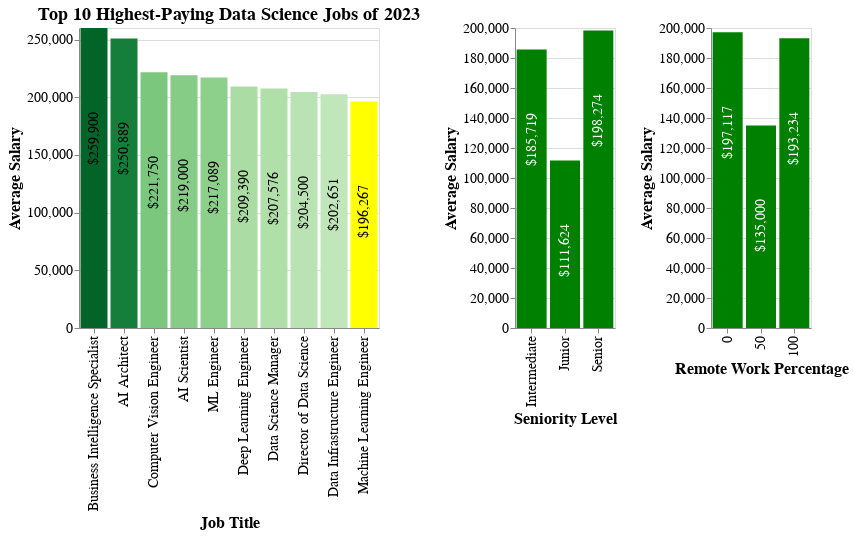

The cell this chart's notebook holds for it:
### Markdown cell above
Having identified the primary tasks, let us build our visualization:

### Code cell
# get 10 jobs with highest average salaries
salaries_mean = salaries_2023_nonex_ft_us_rand.groupby('job_title')['salary_in_usd'].mean().reset_index()
salaries_mean_top10 = salaries_mean.nlargest(10, 'salary_in_usd')

# ready interactivity to make bars clickable
click = alt.selection_multi(fields=['job_title'], init=[{'job_title': 'Machine Learning Engineer'}])

# visualize the 10 highest-paying jobs as a descending bar chart; this relates to task 1
chart_jobs = alt.Chart(salaries_mean_top10).mark_bar().encode(
    x=alt.X('job_title', title='Job Title', sort=None),
    y=alt.Y('salary_in_usd', title='Average Salary'),
    color=alt.condition(
        click,
        alt.ColorValue('yellow'),
        alt.Color('salary_in_usd:Q', scale=alt.Scale(scheme='greens'), legend=None)
    )
)
# overlay the bars with their respective average salaries
chart_jobs_overlays = chart_jobs.mark_text(
    fontSize=14,
    angle=270,
    dx=-110
).encode(
    text=alt.Text('salary_in_usd', format='$,d'),
    color=alt.value('black')
)
chart_jobs_with_overlays = chart_jobs + chart_jobs_overlays
chart_jobs_with_overlays = chart_jobs_with_overlays.add_selection(click).properties(
    title='Top 10 Highest-Paying Data Science Jobs of 2023',
    width=300,
    height=300
)

# add a 2nd bar chart that breaks down the job's respective average salary by the employees' seniority levels; this relates to task 2
chart_seniority = alt.Chart(salaries_2023_nonex_ft_us_rand).transform_filter(click).mark_bar().encode(
    x=alt.X('experience_level', title='Seniority Level'),
    y=alt.Y('mean(salary_in_usd)', title='Average Salary'),
    color=alt.value('green')
).transform_aggregate(
    groupby=['experience_level'],
    salary_in_usd='mean(salary_in_usd)'
)
# overlay the bars with their respective average salaries
chart_seniority_overlays = chart_seniority.mark_text(
    fontSize=14,
    angle=270,
    dx=-90
).encode(
    text=alt.Text('salary_in_usd', format='$,d'),
    color=alt.value('white')
)
chart_seniority_with_overlays = chart_seniority + chart_seniority_overlays
chart_seniority_with_overlays = chart_seniority_with_overlays.properties(
    width=100,
    height=300
)

# add a 3rd bar chart that breaks down the job's respective average salary by the amount of work done remotely; this relates to task 3
chart_remoteness = alt.Chart(salaries_2023_nonex_ft_us_rand).transform_filter(click).mark_bar().encode(
    x=alt.X('remote_ratio:N', title='Remote Work Percentage'),
    y=alt.Y('mean(salary_in_usd)', title='Average Salary'),
    color=alt.value('green')
).transform_aggregate(
    groupby=['remote_ratio'],
    salary_in_usd='mean(salary_in_usd)'
)
# overlay the bars with their respective average salaries
chart_remoteness_overlays = chart_remoteness.mark_text(
    fontSize=14,
    angle=270,
    dx=-100
).encode(
    text=alt.Text('salary_in_usd', format='$,d'),
    color=alt.value('white')
)
chart_remoteness_with_overlays = chart_remoteness + chart_remoteness_overlays
chart_remoteness_with_overlays = chart_remoteness_with_overlays.properties(
    width=100,
    height=300
)

chart_combined = alt.hconcat(chart_jobs_with_overlays, chart_seniority_with_overlays, chart_remoteness_with_overlays)
chart_combined = chart_combined.configure_title(
    fontSize=18
).configure_axis(
    titleFontSize=16,
    labelFontSize=14
)
chart_combined

### Figure 1 — Vega-Lite specification as saved in the notebook (floating-point values rounded to 4 significant figures; data arrays with more than 128 entries replaced by an {"elided": "..."} marker saying what was removed)
{"config": {"view": {"continuousWidth": 400, "continuousHeight": 300}, "axis": {"labelFontSize": 14, "titleFontSize": 16}, "title": {"fontSize": 18}}, "hconcat": [{"layer": [{"mark": "bar", "encoding": {"color": {"condition": {"value": "yellow", "selection": "selector013"}, "field": "salary_in_usd", "legend": null, "scale": {"scheme": "greens"}, "type": "quantitative"}, "x": {"field": "job_title", "sort": null, "title": "Job Title", "type": "nominal"}, "y": {"field": "salary_in_usd", "title": "Average Salary", "type": "quantitative"}}, "selection": {"selector013": {"type": "multi", "fields": ["job_title"], "init": [{"job_title": "Machine Learning Engineer"}]}}}, {"mark": {"type": "text", "angle": 270, "dx": -110, "fontSize": 14}, "encoding": {"color": {"value": "black"}, "text": {"field": "salary_in_usd", "format": "$,d", "type": "quantitative"}, "x": {"field": "job_title", "sort": null, "title": "Job Title", "type": "nominal"}, "y": {"field": "salary_in_usd", "title": "Average Salary", "type": "quantitative"}}}], "data": {"name": "data-77d592a6309c3d6c631150f325ab4e47"}, "height": 300, "title": "Top 10 Highest-Paying Data Science Jobs of 2023", "width": 300}, {"layer": [{"mark": "bar", "encoding": {"color": {"value": "green"}, "x": {"field": "experience_level", "title": "Seniority Level", "type": "nominal"}, "y": {"aggregate": "mean", "field": "salary_in_usd", "title": "Average Salary", "type": "quantitative"}}, "transform": [{"filter": {"selection": "selector013"}}, {"aggregate": [{"op": "mean", "field": "salary_in_usd", "as": "salary_in_usd"}], "groupby": ["experience_level"]}]}, {"mark": {"type": "text", "angle": 270, "dx": -90, "fontSize": 14}, "encoding": {"color": {"value": "white"}, "text": {"field": "salary_in_usd", "format": "$,d", "type": "quantitative"}, "x": {"field": "experience_level", "title": "Seniority Level", "type": "nominal"}, "y": {"aggregate": "mean", "field": "salary_in_usd", "title": "Average Salary", "type": "quantitative"}}, "transform": [{"filter": {"selection": "selector013"}}, {"aggregate": [{"op": "mean", "field": "salary_in_usd", "as": "salary_in_usd"}], "groupby": ["experience_level"]}]}], "data": {"name": "data-4b8dd4f48d617febddd9160da43b000b"}, "height": 300, "width": 100}, {"layer": [{"mark": "bar", "encoding": {"color": {"value": "green"}, "x": {"field": "remote_ratio", "title": "Remote Work Percentage", "type": "nominal"}, "y": {"aggregate": "mean", "field": "salary_in_usd", "title": "Average Salary", "type": "quantitative"}}, "transform": [{"filter": {"selection": "selector013"}}, {"aggregate": [{"op": "mean", "field": "salary_in_usd", "as": "salary_in_usd"}], "groupby": ["remote_ratio"]}]}, {"mark": {"type": "text", "angle": 270, "dx": -100, "fontSize": 14}, "encoding": {"color": {"value": "white"}, "text": {"field": "salary_in_usd", "format": "$,d", "type": "quantitative"}, "x": {"field": "remote_ratio", "title": "Remote Work Percentage", "type": "nominal"}, "y": {"aggregate": "mean", "field": "salary_in_usd", "title": "Average Salary", "type": "quantitative"}}, "transform": [{"filter": {"selection": "selector013"}}, {"aggregate": [{"op": "mean", "field": "salary_in_usd", "as": "salary_in_usd"}], "groupby": ["remote_ratio"]}]}], "data": {"name": "data-4b8dd4f48d617febddd9160da43b000b"}, "height": 300, "width": 100}], "$schema": "https://vega.github.io/schema/vega-lite/v4.17.0.json", "datasets": {"data-77d592a6309c3d6c631150f325ab4e47": [{"job_title": "Business Intelligence Specialist", "salary_in_usd": 259900.0}, {"job_title": "AI Architect", "salary_in_usd": 250900.0}, {"job_title": "Computer Vision Engineer", "salary_in_usd": 221800.0}, {"job_title": "AI Scientist", "salary_in_usd": 219000.0}, {"job_title": "ML Engineer", "salary_in_usd": 217100.0}, {"job_title": "Deep Learning Engineer", "salary_in_usd": 209400.0}, {"job_title": "Data Science Manager", "salary_in_usd": 207600.0}, {"job_title": "Director of Data Science", "salary_in_usd": 204500.0}, {"job_title": "Data Infrastructure Engineer", "salary_in_usd": 202700.0}, {"job_title": "Machine Learning Engineer", "salary_in_usd": 196300.0}], "data-4b8dd4f48d617febddd9160da43b000b": {"elided": "5000 records"}}}
